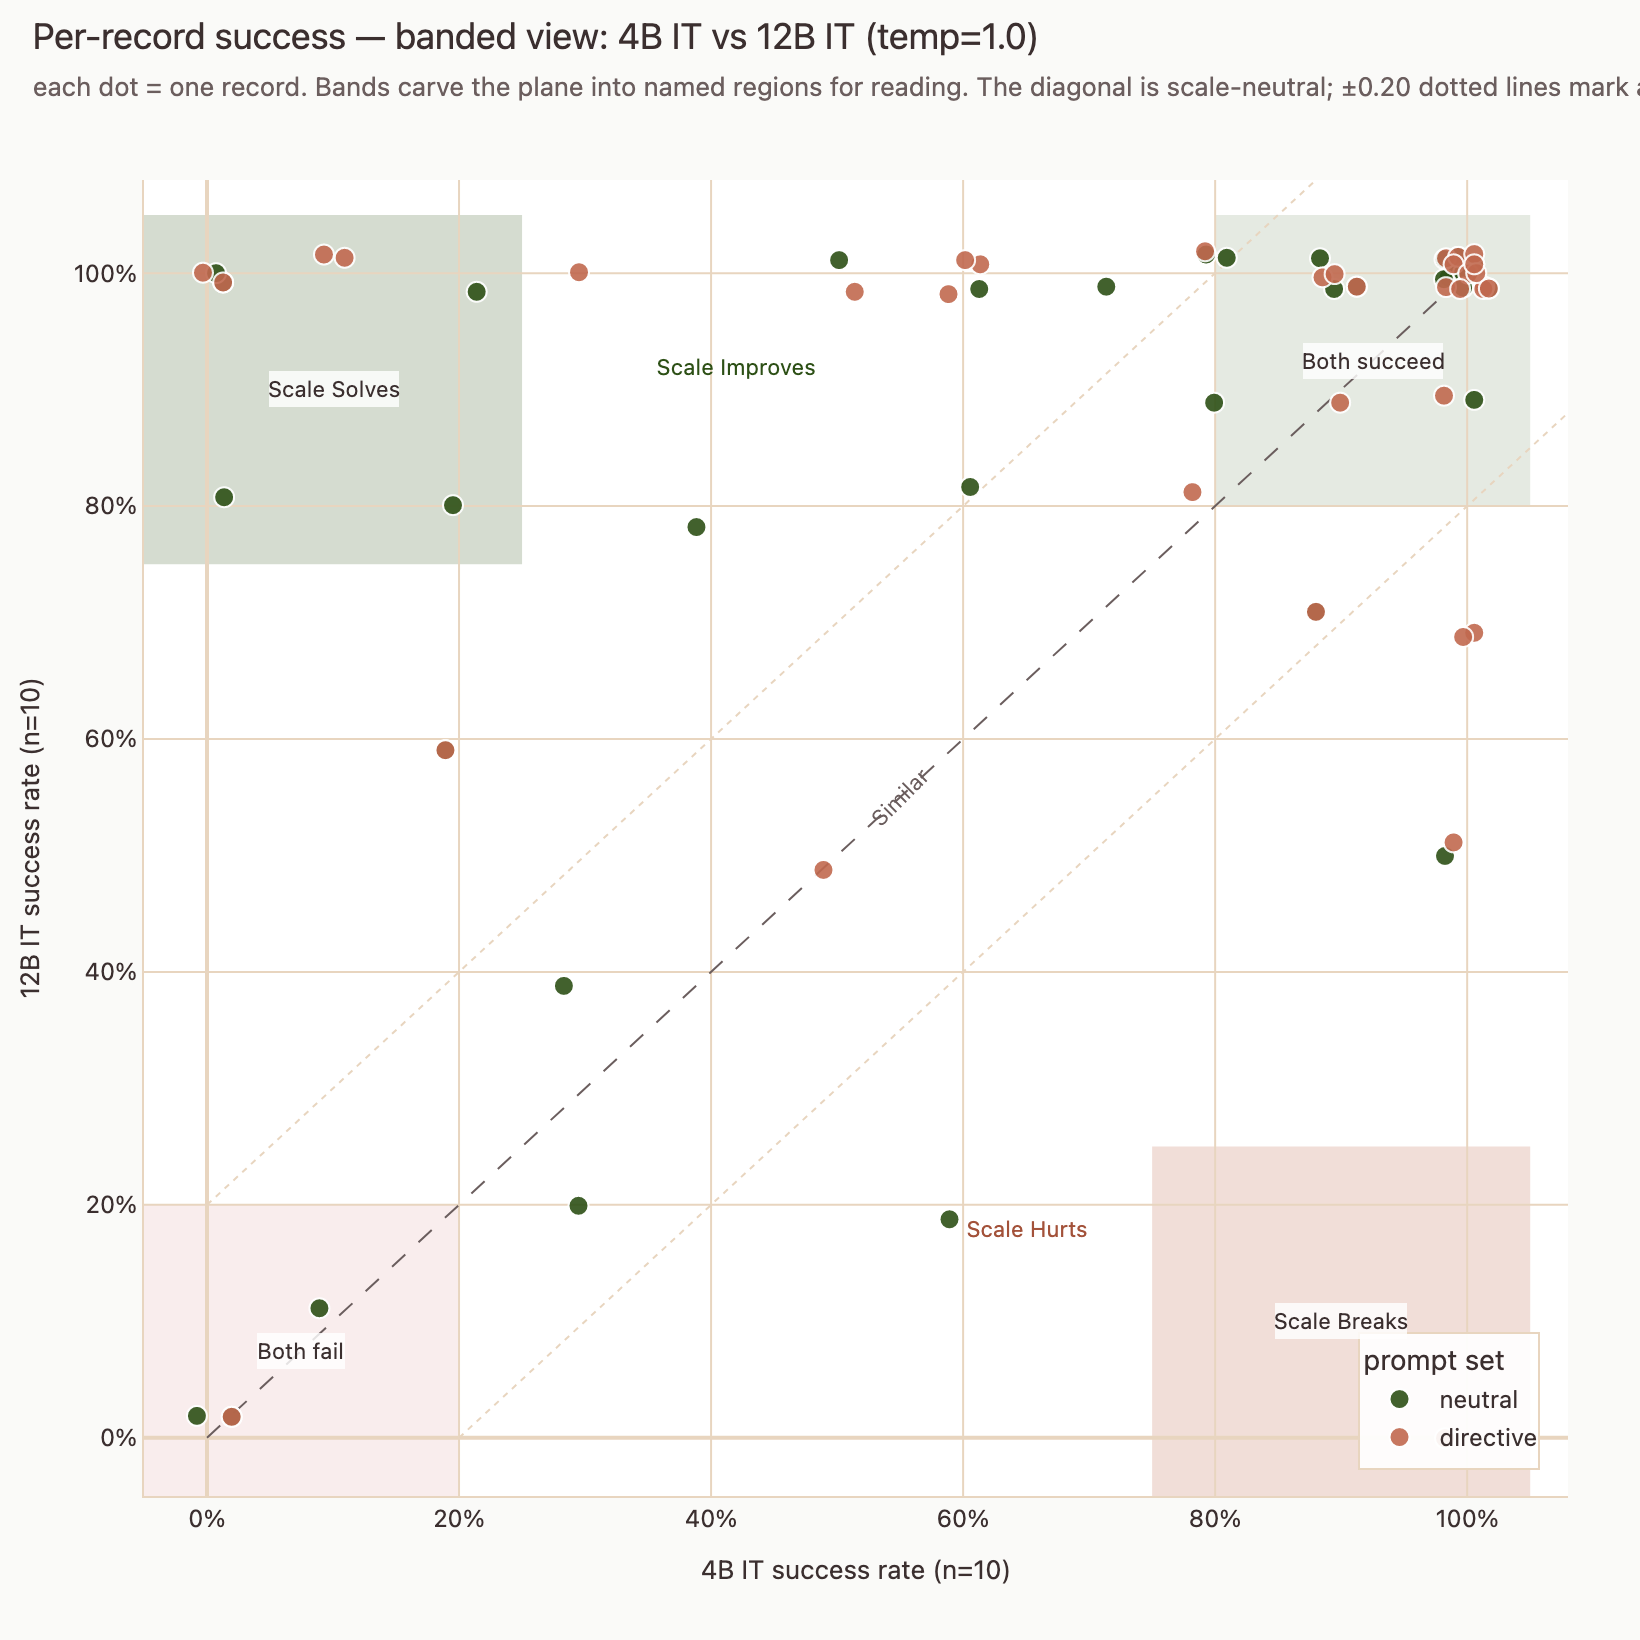

This figure's Python source:
"""F2b — annotated version of per_record_scatter with named regions.

Same data as per_record_scatter.py, but with shaded rectangles and
labels carving the plane into seven named regions per the
reviewer's framing:

  - Both fail        : x < 0.20, y < 0.20
  - Both succeed     : x ≥ 0.80, y ≥ 0.80
  - Similar          : |y - x| < 0.20, interior
  - Scale Solves     : x < 0.30, y > 0.70 (12B near-perfect on records 4B fails)
  - Scale Improves   : 0.30 ≤ x < 0.70, y ≥ x + 0.20 (moderate 4B → big 12B)
  - Scale Hurts      : 0.30 ≤ x < 0.80, y ≤ x − 0.20 (12B underperforms 4B)
  - Scale Breaks     : x ≥ 0.70, y < 0.30 (high 4B, near-zero 12B)

Boundaries are heuristics, not statistics. The point is to label
regions for reading, not to claim a partition.

Output: figures/per_record_scatter_banded.{html,png}.
"""

from __future__ import annotations

import json
import sys
from collections import defaultdict
from pathlib import Path

import plotly.graph_objects as go

HERE = Path(__file__).resolve().parent
STUDY_ROOT = HERE.parent.parent.parent
RESULTS_ROOT = STUDY_ROOT / "results"
REPO_ROOT = Path(__file__).resolve().parents[5]

sys.path.insert(0, str(STUDY_ROOT))
sys.path.insert(0, str(REPO_ROOT / ".claude" / "skills" / "morel-branding"))
from harness.parser import classify_trial  # noqa: E402
from branding import apply_morel_template, MOREL_COLORS  # noqa: E402

DATE = "2026-05-12"


def _safe(m: str) -> str:
    import re
    return re.sub(r"[^a-zA-Z0-9._-]", "_", m)


def _load(model: str, tag: str) -> list[dict]:
    path = RESULTS_ROOT / _safe(model) / f"{tag}_{DATE}.jsonl"
    rows = [json.loads(l) for l in path.read_text().splitlines() if l]
    out = []
    for r in rows:
        ok, _ = classify_trial(
            {"tool_target": r["tool_target"], "expected_tool_call": r["expected_tool_call"]},
            r.get("output") or r.get("output_preview", ""),
        )
        out.append({**r, "success": ok})
    return out


def _per_record(rows: list[dict]) -> dict[str, float]:
    by: dict[str, list[bool]] = defaultdict(list)
    for r in rows:
        by[r["record_id"]].append(r["success"])
    return {k: sum(v) / len(v) for k, v in by.items()}


def _short_label(rid: str) -> str:
    parts = rid.rsplit("-", 1)
    return parts[0] if len(parts) == 2 and len(parts[1]) == 8 else rid


def main() -> None:
    data = {
        ("4B", "neutral"): _per_record(_load("gemma3:4b-it-qat", "006_C_neutral_temp1")),
        ("4B", "directive"): _per_record(_load("gemma3:4b-it-qat", "006_D_directive_temp1")),
        ("12B", "neutral"): _per_record(_load("gemma3:12b-it-qat", "006_C_neutral_temp1")),
        ("12B", "directive"): _per_record(_load("gemma3:12b-it-qat", "006_D_directive_temp1")),
    }

    all_rids = sorted(set().union(*(d.keys() for d in data.values())))
    fig = go.Figure()

    # ----- region labels only -----
    # The dotted ±0.20 diagonal lines (added below) already mark the
    # "similar" corridor boundaries, so the named regions (Scale
    # Improves / Scale Hurts) don't need explicit shaded shapes —
    # they live in the half-planes off the diagonal. Only the four
    # corner regions stay as shaded rectangles since they pick out
    # extreme sub-regions of those half-planes.

    rects = [
        ("Both fail",      -0.05, 0.20, -0.05, 0.20, "rgba(193,79,79,0.10)",   0.075, 0.075),
        ("Both succeed",    0.80, 1.05,  0.80, 1.05, "rgba(45,80,22,0.12)",    0.925, 0.925),
        ("Scale Solves",   -0.05, 0.25,  0.75, 1.05, "rgba(45,80,22,0.20)",    0.10,  0.90),
        ("Scale Breaks",    0.75, 1.05, -0.05, 0.25, "rgba(193,105,79,0.22)",  0.90,  0.10),
    ]
    for name, x0, x1, y0, y1, color, ax, ay in rects:
        fig.add_shape(type="rect", x0=x0, x1=x1, y0=y0, y1=y1,
                      line=dict(width=0), fillcolor=color, layer="below")
        fig.add_annotation(x=ax, y=ay, text=name, showarrow=False,
                           font=dict(size=11, color=MOREL_COLORS["dark_earth"]),
                           bgcolor="rgba(255,255,255,0.82)", borderpad=2)

    # Labels only for the off-diagonal half-planes — placed in
    # representative spots so the reader knows the dotted lines
    # delimit named territory.
    fig.add_annotation(x=0.42, y=0.92, text="Scale Improves",
                       showarrow=False,
                       font=dict(size=11, color=MOREL_COLORS["forest_green"]),
                       bgcolor="rgba(255,255,255,0.0)", borderpad=2)
    fig.add_annotation(x=0.65, y=0.18, text="Scale Hurts",
                       showarrow=False,
                       font=dict(size=11, color=MOREL_COLORS["terracotta_dark"]),
                       bgcolor="rgba(255,255,255,0.0)", borderpad=2)
    fig.add_annotation(x=0.55, y=0.55, text="Similar",
                       showarrow=False,
                       font=dict(size=11, color=MOREL_COLORS["muted_text"]),
                       bgcolor="rgba(255,255,255,0.0)", borderpad=2,
                       textangle=-45)

    # Diagonal reference
    fig.add_trace(go.Scatter(
        x=[0, 1], y=[0, 1],
        mode="lines",
        line=dict(color=MOREL_COLORS["muted_text"], dash="dash", width=1),
        showlegend=False,
        hoverinfo="skip",
    ))
    # ±0.2 bands around diagonal (similar performance corridor)
    fig.add_trace(go.Scatter(
        x=[0, 1], y=[0.20, 1.20],
        mode="lines", line=dict(color=MOREL_COLORS["cream_dark"], dash="dot", width=1),
        showlegend=False, hoverinfo="skip"))
    fig.add_trace(go.Scatter(
        x=[0.20, 1.20], y=[0, 1],
        mode="lines", line=dict(color=MOREL_COLORS["cream_dark"], dash="dot", width=1),
        showlegend=False, hoverinfo="skip"))

    # ----- points -----
    import hashlib
    def _jitter(rid: str, axis: str) -> float:
        h = int(hashlib.sha256(f"{rid}|{axis}".encode()).hexdigest()[:8], 16)
        return (h % 100) / 100 * 0.04 - 0.02

    for prompt_set, color in [
        ("neutral", MOREL_COLORS["forest_green"]),
        ("directive", MOREL_COLORS["terracotta"]),
    ]:
        xs, ys, texts = [], [], []
        for rid in all_rids:
            x = data[("4B", prompt_set)].get(rid)
            y = data[("12B", prompt_set)].get(rid)
            if x is None or y is None:
                continue
            xs.append(x + _jitter(rid, "x"))
            ys.append(y + _jitter(rid, "y"))
            texts.append(
                f"<b>{_short_label(rid)}</b><br>"
                f"4B {prompt_set}: {x:.0%}<br>"
                f"12B {prompt_set}: {y:.0%}"
            )
        fig.add_trace(go.Scatter(
            x=xs, y=ys,
            mode="markers",
            name=prompt_set,
            marker=dict(size=10, color=color, opacity=0.9,
                        line=dict(color="white", width=1)),
            text=texts,
            hovertemplate="%{text}<extra></extra>",
        ))

    fig.update_layout(
        xaxis_title="4B IT success rate (n=10)",
        yaxis_title="12B IT success rate (n=10)",
        xaxis=dict(range=[-0.05, 1.08], tickformat=".0%"),
        yaxis=dict(range=[-0.05, 1.08], tickformat=".0%"),
        width=820,
        height=820,
        legend=dict(title="prompt set", orientation="v",
                    yanchor="bottom", y=0.02, xanchor="right", x=0.98),
    )
    apply_morel_template(
        fig,
        title="Per-record success — banded view: 4B IT vs 12B IT (temp=1.0)",
        subtitle=(
            "each dot = one record. Bands carve the plane into named regions for reading. "
            "The diagonal is scale-neutral; ±0.20 dotted lines mark a 'similar performance' corridor."
        ),
        attribution="studies/001-tool-calibration / inv 006",
    )

    out_html = HERE / "per_record_scatter_banded.html"
    out_png = HERE / "per_record_scatter_banded.png"
    fig.write_html(out_html)
    fig.write_image(out_png, engine="kaleido", scale=2)
    print(f"wrote {out_html.relative_to(STUDY_ROOT.parent.parent)}")
    print(f"wrote {out_png.relative_to(STUDY_ROOT.parent.parent)}")


if __name__ == "__main__":
    main()
